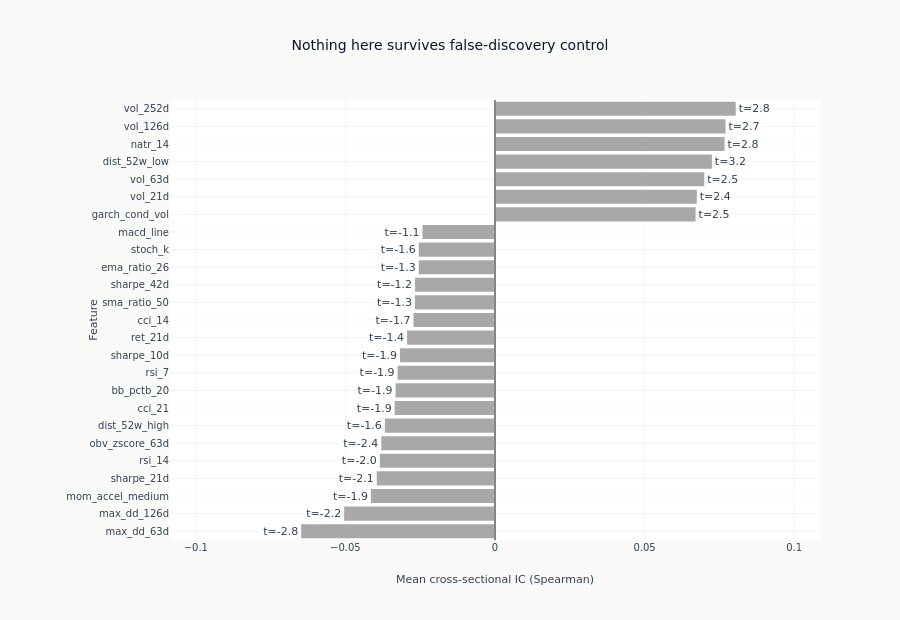

Notebook code for this chart:
### Markdown cell above
### Feature ranking, with the inference adjustment visible

### Code cell
top_n = min(25, len(eval_summary))
top = eval_summary.head(top_n).sort("ic_mean")

# One colour convention across every figure in this section: the feature survives
# BH-FDR, or it does not. The earlier version coloured the same category green
# against grey in one panel and green against red in the next, so a reader mapping
# colour to meaning got two answers inside one figure.
SURVIVES, DOES_NOT = COLORS["blue"], GRAY_FILLS["muted"]

fig = go.Figure(
    go.Bar(
        x=top["ic_mean"].to_list(),
        y=top["feature"].to_list(),
        orientation="h",
        marker_color=[SURVIVES if s else DOES_NOT for s in top["fdr_sig"].to_list()],
        text=[f"t={value:.1f}" for value in top["hac_t"].to_list()],
        textposition="outside",
        showlegend=False,
    )
)
fig.add_vline(x=0, line=dict(color=GRAY_FILLS["border"], width=1))
# Room for the t-statistic label past the end of the longest bar.
ic_span = max(abs(value) for value in top["ic_mean"].to_list()) * 1.35
fig.update_layout(
    template="ml4t",
    height=620,
    width=900,
    title_text="Nothing here survives false-discovery control",
    xaxis_title="Mean cross-sectional IC (Spearman)",
    xaxis_range=[-ic_span, ic_span],
    yaxis_title="Feature",
    margin=dict(l=170),
)
fig.show()

### Figure 1 — Plotly figure (JSON) as saved in the notebook; plotly's stock layout.template omitted (floating-point values rounded to 4 significant figures)
{"data": [{"marker": {"color": ["#a8a8a8", "#a8a8a8", "#a8a8a8", "#a8a8a8", "#a8a8a8", "#a8a8a8", "#a8a8a8", "#a8a8a8", "#a8a8a8", "#a8a8a8", "#a8a8a8", "#a8a8a8", "#a8a8a8", "#a8a8a8", "#a8a8a8", "#a8a8a8", "#a8a8a8", "#a8a8a8", "#a8a8a8", "#a8a8a8", "#a8a8a8", "#a8a8a8", "#a8a8a8", "#a8a8a8", "#a8a8a8"]}, "orientation": "h", "showlegend": false, "text": ["t=-2.8", "t=-2.2", "t=-1.9", "t=-2.1", "t=-2.0", "t=-2.4", "t=-1.6", "t=-1.9", "t=-1.9", "t=-1.9", "t=-1.9", "t=-1.4", "t=-1.7", "t=-1.3", "t=-1.2", "t=-1.3", "t=-1.6", "t=-1.1", "t=2.5", "t=2.4", "t=2.5", "t=3.2", "t=2.8", "t=2.7", "t=2.8"], "textposition": "outside", "type": "bar", "x": [-0.06479, -0.05042, -0.04147, -0.03952, -0.03849, -0.03801, -0.03681, -0.03355, -0.03324, -0.03255, -0.03174, -0.0294, -0.02724, -0.02675, -0.02672, -0.02549, -0.02548, -0.02424, 0.06705, 0.06746, 0.06994, 0.07249, 0.07673, 0.07705, 0.08047], "y": ["max_dd_63d", "max_dd_126d", "mom_accel_medium", "sharpe_21d", "rsi_14", "obv_zscore_63d", "dist_52w_high", "cci_21", "bb_pctb_20", "rsi_7", "sharpe_10d", "ret_21d", "cci_14", "sma_ratio_50", "sharpe_42d", "ema_ratio_26", "stoch_k", "macd_line", "garch_cond_vol", "vol_21d", "vol_63d", "dist_52w_low", "natr_14", "vol_126d", "vol_252d"]}], "layout": {"height": 620, "margin": {"l": 170}, "shapes": [{"line": {"color": "#666666", "width": 1}, "type": "line", "x0": 0, "x1": 0, "xref": "x", "y0": 0, "y1": 1, "yref": "y domain"}], "title": {"text": "Nothing here survives false-discovery control"}, "width": 900, "xaxis": {"range": [-0.1086, 0.1086], "title": {"text": "Mean cross-sectional IC (Spearman)"}}, "yaxis": {"title": {"text": "Feature"}}}}
